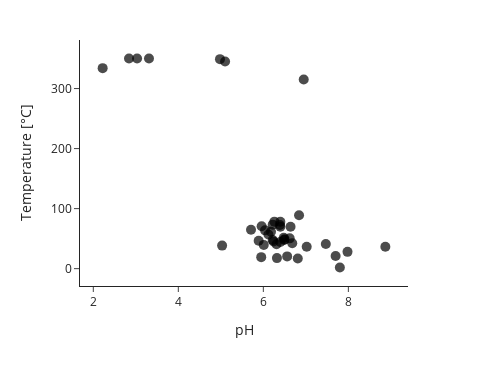

The notebook cell this image was saved under:
### Markdown cell above
Let's visualise pH and temperature values in an interactive scatterplot:

### Code cell
comparison.scatterplot("pH", "Temperature")

### Figure 1 — Plotly figure (JSON) as saved in the notebook; plotly's stock layout.template omitted (floating-point values rounded to 4 significant figures; data arrays with more than 128 entries replaced by an {"elided": "..."} marker saying what was removed)
{"data": [{"customdata": {"elided": "41x4 str values"}, "hovertemplate": "%{customdata[0]}<br>pH: %{x} <br>Temperature [°C]: %{y}<br>%{customdata[1]}", "legendgroup": "Temperature", "marker": {"color": "#000000", "opacity": 0.7, "size": 10, "symbol": "circle"}, "mode": "markers", "name": "Temperature", "orientation": "v", "showlegend": true, "type": "scatter", "x": [7.8, 3.03, 6.95, 5.1, 2.22, 2.84, 3.31, 4.98, 6.22, 6.26, 6.39, 6.4, 6.64, 6.4, 6.84, 6.32, 6.56, 6.49, 5.03, 6.22, 5.89, 6.01, 5.95, 6.81, 8.87, 6.5, 6.62, 7.02, 6.12, 6.04, 6.18, 6.31, 7.47, 7.98, 5.96, 6.24, 5.71, 6.68, 6.4, 6.48, 7.7], "xaxis": "x", "y": [2.0, 350.0, 315.0, 345.0, 334.0, 350.0, 350.0, 349.0, 73.3, 78.3, 72.6, 69.9, 69.9, 78.0, 88.9, 17.6, 20.4, 47.8, 38.4, 47.6, 46.4, 39.6, 19.2, 16.9, 36.6, 48.8, 50.5, 36.5, 56.8, 63.8, 61.5, 40.6, 41.0, 28.0, 70.7, 45.3, 64.7, 42.2, 44.6, 51.5, 21.0], "yaxis": "y"}], "layout": {"height": 366, "legend": {"title": {}, "tracegroupgap": 0}, "margin": {"t": 40}, "showlegend": false, "title": {"x": 0.5, "xanchor": "center"}, "width": 488, "xaxis": {"anchor": "y", "autorange": true, "domain": [0, 1], "exponentformat": "E", "range": [1.687, 9.403], "title": {"text": "pH"}, "type": "linear"}, "yaxis": {"anchor": "x", "autorange": true, "domain": [0, 1], "exponentformat": "E", "range": [-28.9, 380.9], "title": {"text": "Temperature [°C]"}, "type": "linear"}}}
